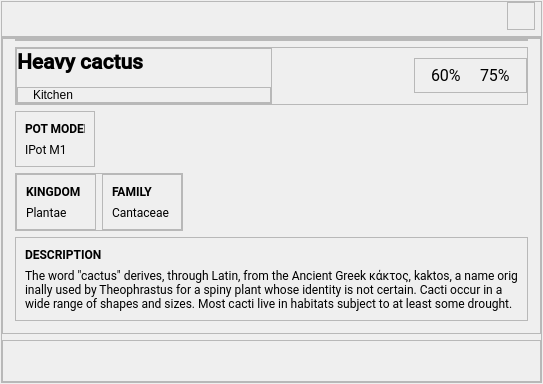
              <widget class="QWidget" name="widget_2" native="true">
               <layout class="QVBoxLayout" name="verticalLayout">
                <property name="spacing">
                 <number>0</number>
                </property>
                <property name="leftMargin">
                 <number>1</number>
                </property>
                <property name="topMargin">
                 <number>1</number>
                </property>
                <property name="rightMargin">
                 <number>1</number>
                </property>
                <property name="bottomMargin">
                 <number>1</number>
                </property>
                <item>
                 <widget class="QFrame" name="frame_3">
                  <property name="frameShape">
                   <enum>QFrame::StyledPanel</enum>
                  </property>
                  <property name="frameShadow">
                   <enum>QFrame::Raised</enum>
                  </property>
                  <layout class="QHBoxLayout" name="horizontalLayout_11">
                   <property name="leftMargin">
                    <number>0</number>
                   </property>
                   <property name="topMargin">
                    <number>0</number>
                   </property>
                   <property name="rightMargin">
                    <number>6</number>
                   </property>
                   <property name="bottomMargin">
                    <number>6</number>
                   </property>
                   <item alignment="Qt::AlignRight|Qt::AlignBottom">
                    <widget class="QFrame" name="frame_9">
                     <property name="minimumSize">
                      <size>
                       <width>28</width>
                       <height>28</height>
                      </size>
                     </property>
                     <property name="maximumSize">
                      <size>
                       <width>28</width>
                       <height>28</height>
                      </size>
                     </property>
                     <property name="frameShape">
                      <enum>QFrame::StyledPanel</enum>
                     </property>
                     <property name="frameShadow">
                      <enum>QFrame::Raised</enum>
                     </property>
                     <layout class="QHBoxLayout" name="horizontalLayout_12">
                      <property name="spacing">
                       <number>0</number>
                      </property>
                      <property name="leftMargin">
                       <number>4</number>
                      </property>
                      <property name="topMargin">
                       <number>4</number>
                      </property>
                      <property name="rightMargin">
                       <number>4</number>
                      </property>
                      <property name="bottomMargin">
                       <number>4</number>
                      </property>
                      <item>
                       <widget class="QLabel" name="label_5">
                        <property name="minimumSize">
                         <size>
                          <width>14</width>
                          <height>14</height>
                         </size>
                        </property>
                        <property name="maximumSize">
                         <size>
                          <width>14</width>
                          <height>14</height>
                         </size>
                        </property>
                        <property name="text">
                         <string/>
                        </property>
                        <property name="pixmap">
                         <pixmap resource="resources.qrc">:/figma/assets/icons/figma/HomePage-top-cards-icons/Heart.svg</pixmap>
                        </property>
                        <property name="scaledContents">
                         <bool>true</bool>
                        </property>
                       </widget>
                      </item>
                     </layout>
                    </widget>
                   </item>
                  </layout>
                 </widget>
                </item>
                <item>
                 <widget class="QFrame" name="frame_4">
                  <property name="frameShape">
                   <enum>QFrame::StyledPanel</enum>
                  </property>
                  <property name="frameShadow">
                   <enum>QFrame::Raised</enum>
                  </property>
                  <layout class="QVBoxLayout" name="verticalLayout_2">
                   <property name="leftMargin">
                    <number>0</number>
                   </property>
                   <property name="topMargin">
                    <number>0</number>
                   </property>
                   <property name="rightMargin">
                    <number>0</number>
                   </property>
                   <property name="bottomMargin">
                    <number>0</number>
                   </property>
                   <item>
                    <widget class="QFrame" name="frame_5">
                     <property name="frameShape">
                      <enum>QFrame::StyledPanel</enum>
                     </property>
                     <property name="frameShadow">
                      <enum>QFrame::Raised</enum>
                     </property>
                     <layout class="QVBoxLayout" name="verticalLayout_3">
                      <property name="leftMargin">
                       <number>12</number>
                      </property>
                      <property name="topMargin">
                       <number>0</number>
                      </property>
                      <property name="rightMargin">
                       <number>12</number>
                      </property>
                      <property name="bottomMargin">
                       <number>12</number>
                      </property>
                      <item>
                       <widget class="QFrame" name="frame_7">
                        <property name="frameShape">
                         <enum>QFrame::StyledPanel</enum>
                        </property>
                        <property name="frameShadow">
                         <enum>QFrame::Raised</enum>
                        </property>
                        <layout class="QVBoxLayout" name="verticalLayout_12">
                         <property name="topMargin">
                          <number>0</number>
                         </property>
                         <property name="bottomMargin">
                          <number>0</number>
                         </property>
                        </layout>
                       </widget>
                      </item>
                      <item>
                       <widget class="QFrame" name="frame_61">
                        <property name="frameShape">
                         <enum>QFrame::StyledPanel</enum>
                        </property>
                        <property name="frameShadow">
                         <enum>QFrame::Raised</enum>
                        </property>
                        <layout class="QHBoxLayout" name="horizontalLayout_46">
                         <property name="spacing">
                          <number>0</number>
                         </property>
                         <property name="leftMargin">
                          <number>0</number>
                         </property>
                         <property name="topMargin">
                          <number>0</number>
                         </property>
                         <property name="rightMargin">
                          <number>0</number>
                         </property>
                         <property name="bottomMargin">
                          <number>0</number>
                         </property>
                         <item>
                          <widget class="QFrame" name="frame_8">
                           <property name="frameShape">
                            <enum>QFrame::StyledPanel</enum>
                           </property>
                           <property name="frameShadow">
                            <enum>QFrame::Raised</enum>
                           </property>
                           <layout class="QVBoxLayout" name="verticalLayout_16">
                            <property name="spacing">
                             <number>12</number>
                            </property>
                            <property name="leftMargin">
                             <number>0</number>
                            </property>
                            <property name="topMargin">
                             <number>0</number>
                            </property>
                            <property name="rightMargin">
                             <number>0</number>
                            </property>
                            <property name="bottomMargin">
                             <number>0</number>
                            </property>
                            <item>
                             <widget class="QLabel" name="label_6">
                              <property name="font">
                               <font>
                                <family>Roboto Medium</family>
                                <pointsize>16</pointsize>
                                <weight>75</weight>
                                <bold>true</bold>
                               </font>
                              </property>
                              <property name="text">
                               <string>Heavy cactus</string>
                              </property>
                             </widget>
                            </item>
                            <item>
                             <widget class="QFrame" name="frame_10">
                              <property name="maximumSize">
                               <size>
                                <width>16777215</width>
                                <height>16</height>
                               </size>
                              </property>
                              <property name="frameShape">
                               <enum>QFrame::StyledPanel</enum>
                              </property>
                              <property name="frameShadow">
                               <enum>QFrame::Raised</enum>
                              </property>
                              <layout class="QHBoxLayout" name="horizontalLayout_9">
                               <property name="spacing">
                                <number>0</number>
                               </property>
                               <property name="leftMargin">
                                <number>0</number>
                               </property>
                               <property name="topMargin">
                                <number>0</number>
                               </property>
                               <property name="rightMargin">
                                <number>0</number>
                               </property>
                               <property name="bottomMargin">
                                <number>0</number>
                               </property>
                               <item>
                                <widget class="QLabel" name="label_79">
                                 <property name="maximumSize">
                                  <size>
                                   <width>15</width>
                                   <height>15</height>
                                  </size>
                                 </property>
                                 <property name="text">
                                  <string/>
                                 </property>
                                 <property name="pixmap">
                                  <pixmap resource="resources.qrc">:/images/assets/images/map_point.png</pixmap>
                                 </property>
                                 <property name="scaledContents">
                                  <bool>true</bool>
                                 </property>
                                </widget>
                               </item>
                               <item>
                                <widget class="QLabel" name="label_80">
                                 <property name="text">
                                  <string>Kitchen</string>
                                 </property>
                                 <property name="scaledContents">
                                  <bool>true</bool>
                                 </property>
                                </widget>
                               </item>
                              </layout>
                             </widget>
                            </item>
                           </layout>
                          </widget>
                         </item>
                         <item alignment="Qt::AlignRight">
                          <widget class="QFrame" name="frame_2">
                           <property name="maximumSize">
                            <size>
                             <width>16777215</width>
                             <height>35</height>
                            </size>
                           </property>
                           <property name="frameShape">
                            <enum>QFrame::StyledPanel</enum>
                           </property>
                           <property name="frameShadow">
                            <enum>QFrame::Raised</enum>
                           </property>
                           <layout class="QHBoxLayout" name="horizontalLayout_4">
                            <property name="leftMargin">
                             <number>3</number>
                            </property>
                            <property name="topMargin">
                             <number>3</number>
                            </property>
                            <property name="rightMargin">
                             <number>3</number>
                            </property>
                            <property name="bottomMargin">
                             <number>3</number>
                            </property>
                            <item>
                             <widget class="QLabel" name="label_7">
                              <property name="maximumSize">
                               <size>
                                <width>17</width>
                                <height>26</height>
                               </size>
                              </property>
                              <property name="text">
                               <string/>
                              </property>
                              <property name="pixmap">
                               <pixmap resource="resources.qrc">:/figma/assets/icons/figma/charging 2 (Traced).svg</pixmap>
                              </property>
                              <property name="scaledContents">
                               <bool>true</bool>
                              </property>
                             </widget>
                            </item>
                            <item>
                             <widget class="QLabel" name="label_4">
                              <property name="font">
                               <font>
                                <family>Roboto</family>
                                <pointsize>12</pointsize>
                               </font>
                              </property>
                              <property name="text">
                               <string>60%</string>
                              </property>
                             </widget>
                            </item>
                            <item>
                             <widget class="QLabel" name="label">
                              <property name="maximumSize">
                               <size>
                                <width>20</width>
                                <height>26</height>
                               </size>
                              </property>
                              <property name="text">
                               <string/>
                              </property>
                              <property name="pixmap">
                               <pixmap resource="resources.qrc">:/figma/assets/icons/figma/drop 2 (Traced).svg</pixmap>
                              </property>
                              <property name="scaledContents">
                               <bool>true</bool>
                              </property>
                             </widget>
                            </item>
                            <item>
                             <widget class="QLabel" name="label_3">
                              <property name="font">
                               <font>
                                <family>Roboto</family>
                                <pointsize>12</pointsize>
                               </font>
                              </property>
                              <property name="text">
                               <string>75%</string>
                              </property>
                             </widget>
                            </item>
                            <item>
                             <widget class="QLabel" name="label_2">
                              <property name="maximumSize">
                               <size>
                                <width>26</width>
                                <height>26</height>
                               </size>
                              </property>
                              <property name="text">
                               <string/>
                              </property>
                              <property name="pixmap">
                               <pixmap resource="resources.qrc">:/images/assets/images/settings.png</pixmap>
                              </property>
                              <property name="scaledContents">
                               <bool>true</bool>
                              </property>
                             </widget>
                            </item>
                           </layout>
                          </widget>
                         </item>
                        </layout>
                       </widget>
                      </item>
                      <item>
                       <widget class="QFrame" name="frame_60">
                        <property name="minimumSize">
                         <size>
                          <width>80</width>
                          <height>0</height>
                         </size>
                        </property>
                        <property name="maximumSize">
                         <size>
                          <width>80</width>
                          <height>16777215</height>
                         </size>
                        </property>
                        <property name="frameShape">
                         <enum>QFrame::StyledPanel</enum>
                        </property>
                        <property name="frameShadow">
                         <enum>QFrame::Raised</enum>
                        </property>
                        <layout class="QVBoxLayout" name="verticalLayout_20">
                         <item>
                          <widget class="QLabel" name="label_16">
                           <property name="font">
                            <font>
                             <family>Roboto</family>
                             <weight>75</weight>
                             <bold>true</bold>
                            </font>
                           </property>
                           <property name="text">
                            <string>POT MODEL</string>
                           </property>
                          </widget>
                         </item>
                         <item>
                          <widget class="QLabel" name="label_17">
                           <property name="font">
                            <font>
                             <family>Roboto</family>
                            </font>
                           </property>
                           <property name="text">
                            <string>IPot M1</string>
                           </property>
                          </widget>
                         </item>
                        </layout>
                       </widget>
                      </item>
                      <item alignment="Qt::AlignLeft">
                       <widget class="QFrame" name="frame_16">
                        <property name="frameShape">
                         <enum>QFrame::StyledPanel</enum>
                        </property>
                        <property name="frameShadow">
                         <enum>QFrame::Raised</enum>
                        </property>
                        <layout class="QHBoxLayout" name="horizontalLayout_7">
                         <property name="leftMargin">
                          <number>0</number>
                         </property>
                         <property name="topMargin">
                          <number>0</number>
                         </property>
                         <property name="rightMargin">
                          <number>0</number>
                         </property>
                         <property name="bottomMargin">
                          <number>0</number>
                         </property>
                         <item>
                          <widget class="QFrame" name="frame_18">
                           <property name="minimumSize">
                            <size>
                             <width>80</width>
                             <height>0</height>
                            </size>
                           </property>
                           <property name="maximumSize">
                            <size>
                             <width>80</width>
                             <height>16777215</height>
                            </size>
                           </property>
                           <property name="frameShape">
                            <enum>QFrame::StyledPanel</enum>
                           </property>
                           <property name="frameShadow">
                            <enum>QFrame::Raised</enum>
                           </property>
                           <layout class="QVBoxLayout" name="verticalLayout_4">
                            <item>
                             <widget class="QLabel" name="label_11">
                              <property name="font">
                               <font>
                                <family>Roboto</family>
                                <weight>75</weight>
                                <bold>true</bold>
                               </font>
                              </property>
                              <property name="text">
                               <string>KINGDOM</string>
                              </property>
                             </widget>
                            </item>
                            <item>
                             <widget class="QLabel" name="label_10">
                              <property name="font">
                               <font>
                                <family>Roboto</family>
                               </font>
                              </property>
                              <property name="text">
                               <string>Plantae</string>
                              </property>
                             </widget>
                            </item>
                           </layout>
                          </widget>
                         </item>
                         <item>
                          <widget class="QFrame" name="frame_19">
                           <property name="minimumSize">
                            <size>
                             <width>80</width>
                             <height>0</height>
                            </size>
                           </property>
                           <property name="maximumSize">
                            <size>
                             <width>80</width>
                             <height>16777215</height>
                            </size>
                           </property>
                           <property name="frameShape">
                            <enum>QFrame::StyledPanel</enum>
                           </property>
                           <property name="frameShadow">
                            <enum>QFrame::Raised</enum>
                           </property>
                           <layout class="QVBoxLayout" name="verticalLayout_5">
                            <item>
                             <widget class="QLabel" name="label_13">
                              <property name="font">
                               <font>
                                <family>Roboto</family>
                                <weight>75</weight>
                                <bold>true</bold>
                               </font>
                              </property>
                              <property name="text">
                               <string>FAMILY</string>
                              </property>
                             </widget>
                            </item>
                            <item>
                             <widget class="QLabel" name="label_12">
                              <property name="font">
                               <font>
                                <family>Roboto</family>
                               </font>
                              </property>
                              <property name="text">
                               <string>Cantaceae</string>
                              </property>
                             </widget>
                            </item>
                           </layout>
                          </widget>
                         </item>
                        </layout>
                       </widget>
                      </item>
                      <item>
                       <widget class="QFrame" name="frame_17">
                        <property name="frameShape">
                         <enum>QFrame::StyledPanel</enum>
                        </property>
                        <property name="frameShadow">
                         <enum>QFrame::Raised</enum>
                        </property>
                        <layout class="QVBoxLayout" name="verticalLayout_11">
                         <item>
                          <widget class="QLabel" name="label_15">
                           <property name="font">
                            <font>
                             <family>Roboto</family>
                             <weight>75</weight>
                             <bold>true</bold>
                            </font>
                           </property>
                           <property name="text">
                            <string>DESCRIPTION</string>
                           </property>
                          </widget>
                         </item>
                         <item>
                          <widget class="QLabel" name="label_14">
                           <property name="font">
                            <font>
                             <family>Roboto</family>
                            </font>
                           </property>
                           <property name="text">
                            <string>The word &quot;cactus&quot; derives, through Latin, from the Ancient Greek κάκτος, kaktos, a name orig
inally used by Theophrastus for a spiny plant whose identity is not certain. Cacti occur in a 
wide range of shapes and sizes. Most cacti live in habitats subject to at least some drought. </string>
                           </property>
                          </widget>
                         </item>
                        </layout>
                       </widget>
                      </item>
                     </layout>
                    </widget>
                   </item>
                   <item>
                    <widget class="QFrame" name="frame_6">
                     <property name="minimumSize">
                      <size>
                       <width>0</width>
                       <height>42</height>
                      </size>
                     </property>
                     <property name="maximumSize">
                      <size>
                       <width>16777215</width>
                       <height>52</height>
                      </size>
                     </property>
                     <property name="frameShape">
                      <enum>QFrame::StyledPanel</enum>
                     </property>
                     <property name="frameShadow">
                      <enum>QFrame::Raised</enum>
                     </property>
                     <layout class="QVBoxLayout" name="verticalLayout_13">
                      <property name="bottomMargin">
                       <number>16</number>
                      </property>
                     </layout>
                    </widget>
                   </item>
                  </layout>
                 </widget>
                </item>
               </layout>
              </widget>
